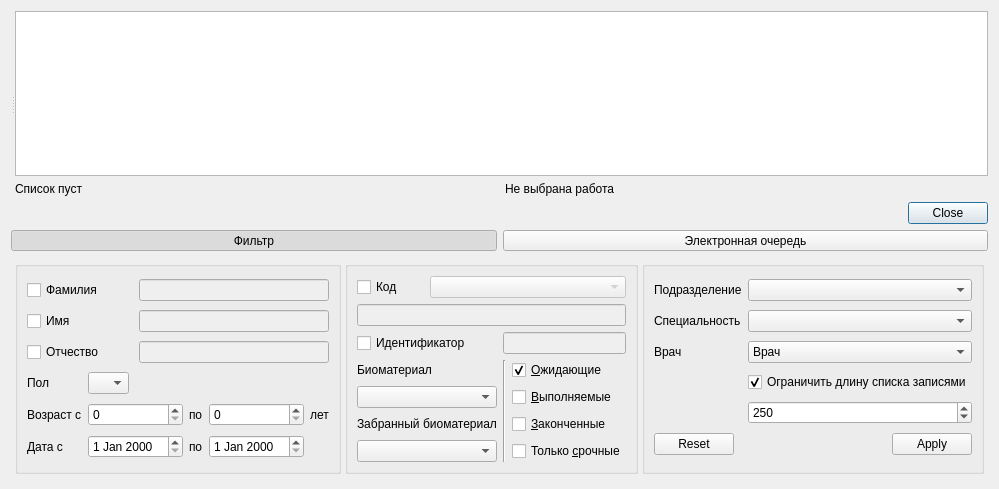
<?xml version="1.0" encoding="UTF-8"?>
<ui version="4.0">
 <class>JobsJournalDialog</class>
 <widget class="QDialog" name="JobsJournalDialog">
  <property name="windowModality">
   <enum>Qt::NonModal</enum>
  </property>
  <property name="geometry">
   <rect>
    <x>0</x>
    <y>0</y>
    <width>897</width>
    <height>489</height>
   </rect>
  </property>
  <property name="sizePolicy">
   <sizepolicy hsizetype="Preferred" vsizetype="MinimumExpanding">
    <horstretch>0</horstretch>
    <verstretch>0</verstretch>
   </sizepolicy>
  </property>
  <property name="windowTitle">
   <string>Журнал процедурного кабинета</string>
  </property>
  <layout class="QVBoxLayout" name="verticalLayout_3">
   <item>
    <widget class="QSplitter" name="splitter_2">
     <property name="orientation">
      <enum>Qt::Horizontal</enum>
     </property>
     <widget class="QWidget" name="pnlFilter" native="true">
      <property name="enabled">
       <bool>true</bool>
      </property>
      <property name="sizePolicy">
       <sizepolicy hsizetype="Preferred" vsizetype="Preferred">
        <horstretch>1</horstretch>
        <verstretch>0</verstretch>
       </sizepolicy>
      </property>
      <layout class="QVBoxLayout" name="verticalLayout">
       <property name="spacing">
        <number>0</number>
       </property>
       <property name="sizeConstraint">
        <enum>QLayout::SetMaximumSize</enum>
       </property>
       <property name="margin">
        <number>0</number>
       </property>
      </layout>
     </widget>
     <widget class="QWidget" name="pnlJobTickets" native="true">
      <property name="sizePolicy">
       <sizepolicy hsizetype="Preferred" vsizetype="Preferred">
        <horstretch>10</horstretch>
        <verstretch>0</verstretch>
       </sizepolicy>
      </property>
      <layout class="QGridLayout" name="gridLayout_4">
       <property name="margin">
        <number>0</number>
       </property>
       <item row="1" column="2">
        <widget class="QLabel" name="lblSuperviseInfo">
         <property name="text">
          <string>Не выбрана работа</string>
         </property>
        </widget>
       </item>
       <item row="1" column="1">
        <widget class="QLabel" name="lblTicketsCount">
         <property name="text">
          <string>Список пуст</string>
         </property>
        </widget>
       </item>
       <item row="0" column="1" colspan="2">
        <widget class="CTableView" name="tblJobTickets">
         <property name="sizePolicy">
          <sizepolicy hsizetype="Expanding" vsizetype="Expanding">
           <horstretch>0</horstretch>
           <verstretch>0</verstretch>
          </sizepolicy>
         </property>
        </widget>
       </item>
      </layout>
     </widget>
    </widget>
   </item>
   <item>
    <widget class="QDialogButtonBox" name="buttonBox">
     <property name="standardButtons">
      <set>QDialogButtonBox::Close</set>
     </property>
    </widget>
   </item>
   <item>
    <layout class="QHBoxLayout" name="horizontalLayout_2">
     <item>
      <widget class="QToolButton" name="btnEnableStaticFilter">
       <property name="sizePolicy">
        <sizepolicy hsizetype="Preferred" vsizetype="Fixed">
         <horstretch>0</horstretch>
         <verstretch>0</verstretch>
        </sizepolicy>
       </property>
       <property name="text">
        <string>Фильтр</string>
       </property>
       <property name="checkable">
        <bool>true</bool>
       </property>
       <property name="checked">
        <bool>true</bool>
       </property>
       <property name="autoExclusive">
        <bool>false</bool>
       </property>
      </widget>
     </item>
     <item>
      <widget class="QToolButton" name="btnEnableEQueue">
       <property name="sizePolicy">
        <sizepolicy hsizetype="Preferred" vsizetype="Fixed">
         <horstretch>0</horstretch>
         <verstretch>0</verstretch>
        </sizepolicy>
       </property>
       <property name="text">
        <string>Электронная очередь</string>
       </property>
       <property name="checkable">
        <bool>true</bool>
       </property>
       <property name="autoExclusive">
        <bool>false</bool>
       </property>
      </widget>
     </item>
    </layout>
   </item>
   <item>
    <widget class="QStackedWidget" name="grpStaticFilter">
     <property name="sizePolicy">
      <sizepolicy hsizetype="Preferred" vsizetype="Fixed">
       <horstretch>0</horstretch>
       <verstretch>0</verstretch>
      </sizepolicy>
     </property>
     <property name="minimumSize">
      <size>
       <width>0</width>
       <height>0</height>
      </size>
     </property>
     <property name="currentIndex">
      <number>0</number>
     </property>
     <widget class="QWidget" name="grpStaticFilterPage1">
      <layout class="QHBoxLayout" name="horizontalLayout">
       <property name="spacing">
        <number>4</number>
       </property>
       <property name="sizeConstraint">
        <enum>QLayout::SetDefaultConstraint</enum>
       </property>
       <property name="margin">
        <number>4</number>
       </property>
       <item>
        <widget class="QGroupBox" name="groupBox_2">
         <layout class="QGridLayout" name="gridLayout_2">
          <item row="0" column="0" colspan="2">
           <widget class="QCheckBox" name="chkClientLastName">
            <property name="text">
             <string>Фамилия</string>
            </property>
           </widget>
          </item>
          <item row="0" column="2" colspan="4">
           <widget class="QLineEdit" name="edtClientLastName">
            <property name="enabled">
             <bool>false</bool>
            </property>
           </widget>
          </item>
          <item row="1" column="0" colspan="2">
           <widget class="QCheckBox" name="chkClientFirstName">
            <property name="text">
             <string>Имя</string>
            </property>
           </widget>
          </item>
          <item row="1" column="2" colspan="4">
           <widget class="QLineEdit" name="edtClientFirstName">
            <property name="enabled">
             <bool>false</bool>
            </property>
           </widget>
          </item>
          <item row="2" column="0" colspan="2">
           <widget class="QCheckBox" name="chkClientPatrName">
            <property name="text">
             <string>Отчество</string>
            </property>
           </widget>
          </item>
          <item row="2" column="2" colspan="4">
           <widget class="QLineEdit" name="edtClientPatrName">
            <property name="enabled">
             <bool>false</bool>
            </property>
           </widget>
          </item>
          <item row="3" column="0">
           <widget class="QLabel" name="lblSex">
            <property name="sizePolicy">
             <sizepolicy hsizetype="Maximum" vsizetype="Preferred">
              <horstretch>0</horstretch>
              <verstretch>0</verstretch>
             </sizepolicy>
            </property>
            <property name="text">
             <string>Пол</string>
            </property>
           </widget>
          </item>
          <item row="3" column="1" colspan="2">
           <widget class="QComboBox" name="cmbSex">
            <property name="sizePolicy">
             <sizepolicy hsizetype="Maximum" vsizetype="Fixed">
              <horstretch>0</horstretch>
              <verstretch>0</verstretch>
             </sizepolicy>
            </property>
            <item>
             <property name="text">
              <string/>
             </property>
            </item>
            <item>
             <property name="text">
              <string>М</string>
             </property>
            </item>
            <item>
             <property name="text">
              <string>Ж</string>
             </property>
            </item>
           </widget>
          </item>
          <item row="4" column="0">
           <widget class="QLabel" name="lblAge">
            <property name="sizePolicy">
             <sizepolicy hsizetype="Maximum" vsizetype="Preferred">
              <horstretch>0</horstretch>
              <verstretch>0</verstretch>
             </sizepolicy>
            </property>
            <property name="text">
             <string>Возраст с</string>
            </property>
           </widget>
          </item>
          <item row="4" column="1" colspan="2">
           <widget class="QSpinBox" name="edtAgeFrom">
            <property name="sizePolicy">
             <sizepolicy hsizetype="Preferred" vsizetype="Fixed">
              <horstretch>0</horstretch>
              <verstretch>0</verstretch>
             </sizepolicy>
            </property>
            <property name="maximum">
             <number>150</number>
            </property>
           </widget>
          </item>
          <item row="4" column="3">
           <widget class="QLabel" name="lblAgeTo">
            <property name="text">
             <string>по</string>
            </property>
           </widget>
          </item>
          <item row="4" column="4">
           <widget class="QSpinBox" name="edtAgeTo">
            <property name="sizePolicy">
             <sizepolicy hsizetype="Preferred" vsizetype="Fixed">
              <horstretch>0</horstretch>
              <verstretch>0</verstretch>
             </sizepolicy>
            </property>
            <property name="maximum">
             <number>150</number>
            </property>
           </widget>
          </item>
          <item row="4" column="5">
           <widget class="QLabel" name="lblAgeYears">
            <property name="text">
             <string>лет</string>
            </property>
           </widget>
          </item>
          <item row="5" column="0">
           <widget class="QLabel" name="lblDateRangeFrom">
            <property name="enabled">
             <bool>true</bool>
            </property>
            <property name="text">
             <string>Дата с</string>
            </property>
           </widget>
          </item>
          <item row="5" column="1" colspan="2">
           <widget class="CDateEdit" name="edtDateRangeFrom">
            <property name="enabled">
             <bool>true</bool>
            </property>
           </widget>
          </item>
          <item row="5" column="3">
           <widget class="QLabel" name="lblDateRangeTo">
            <property name="enabled">
             <bool>true</bool>
            </property>
            <property name="text">
             <string>по</string>
            </property>
           </widget>
          </item>
          <item row="5" column="4">
           <widget class="CDateEdit" name="edtDateRangeTo">
            <property name="enabled">
             <bool>true</bool>
            </property>
           </widget>
          </item>
         </layout>
        </widget>
       </item>
       <item>
        <widget class="QGroupBox" name="groupBox_3">
         <property name="title">
          <string/>
         </property>
         <layout class="QGridLayout" name="gridLayout">
          <item row="0" column="0">
           <widget class="QCheckBox" name="chkClientId">
            <property name="sizePolicy">
             <sizepolicy hsizetype="Minimum" vsizetype="Fixed">
              <horstretch>0</horstretch>
              <verstretch>0</verstretch>
             </sizepolicy>
            </property>
            <property name="text">
             <string>Код</string>
            </property>
           </widget>
          </item>
          <item row="0" column="1" colspan="3">
           <widget class="CRBComboBox" name="cmbClientAccountingSystem">
            <property name="enabled">
             <bool>false</bool>
            </property>
            <property name="sizePolicy">
             <sizepolicy hsizetype="Preferred" vsizetype="Fixed">
              <horstretch>0</horstretch>
              <verstretch>0</verstretch>
             </sizepolicy>
            </property>
           </widget>
          </item>
          <item row="1" column="0" colspan="4">
           <widget class="QLineEdit" name="edtClientId">
            <property name="enabled">
             <bool>false</bool>
            </property>
            <property name="inputMask">
             <string/>
            </property>
            <property name="maxLength">
             <number>32767</number>
            </property>
           </widget>
          </item>
          <item row="2" column="0" colspan="2">
           <widget class="QCheckBox" name="chkJobTicketId">
            <property name="text">
             <string>Идентификатор</string>
            </property>
           </widget>
          </item>
          <item row="2" column="2" colspan="2">
           <widget class="QLineEdit" name="edtJobTicketId">
            <property name="enabled">
             <bool>false</bool>
            </property>
           </widget>
          </item>
          <item row="3" column="0" colspan="2">
           <widget class="QLabel" name="lblTissueType">
            <property name="text">
             <string>Биоматериал</string>
            </property>
           </widget>
          </item>
          <item row="3" column="2" rowspan="4">
           <widget class="Line" name="line">
            <property name="orientation">
             <enum>Qt::Vertical</enum>
            </property>
           </widget>
          </item>
          <item row="3" column="3">
           <widget class="QCheckBox" name="chkAwaiting">
            <property name="sizePolicy">
             <sizepolicy hsizetype="Preferred" vsizetype="Minimum">
              <horstretch>0</horstretch>
              <verstretch>0</verstretch>
             </sizepolicy>
            </property>
            <property name="text">
             <string>&amp;Ожидающие</string>
            </property>
            <property name="checked">
             <bool>true</bool>
            </property>
           </widget>
          </item>
          <item row="4" column="0" colspan="2">
           <widget class="CRBComboBox" name="cmbTissueType"/>
          </item>
          <item row="4" column="3">
           <widget class="QCheckBox" name="chkInProgress">
            <property name="sizePolicy">
             <sizepolicy hsizetype="Preferred" vsizetype="Minimum">
              <horstretch>0</horstretch>
              <verstretch>0</verstretch>
             </sizepolicy>
            </property>
            <property name="autoFillBackground">
             <bool>false</bool>
            </property>
            <property name="text">
             <string>&amp;Выполняемые</string>
            </property>
           </widget>
          </item>
          <item row="5" column="0" colspan="2">
           <widget class="QLabel" name="lblTakenTissueType">
            <property name="text">
             <string>Забранный биоматериал</string>
            </property>
           </widget>
          </item>
          <item row="5" column="3">
           <widget class="QCheckBox" name="chkDone">
            <property name="sizePolicy">
             <sizepolicy hsizetype="Preferred" vsizetype="Minimum">
              <horstretch>0</horstretch>
              <verstretch>0</verstretch>
             </sizepolicy>
            </property>
            <property name="text">
             <string>&amp;Законченные</string>
            </property>
           </widget>
          </item>
          <item row="6" column="0" colspan="2">
           <widget class="CRBComboBox" name="cmbTakenTissueType"/>
          </item>
          <item row="6" column="3">
           <widget class="QCheckBox" name="chkOnlyUrgent">
            <property name="text">
             <string>Только &amp;срочные</string>
            </property>
           </widget>
          </item>
         </layout>
        </widget>
       </item>
       <item>
        <widget class="QGroupBox" name="groupBox_4">
         <property name="sizePolicy">
          <sizepolicy hsizetype="Preferred" vsizetype="Preferred">
           <horstretch>0</horstretch>
           <verstretch>0</verstretch>
          </sizepolicy>
         </property>
         <property name="title">
          <string/>
         </property>
         <layout class="QGridLayout" name="gridLayout_3">
          <item row="0" column="0">
           <widget class="QLabel" name="lblOrgStructure">
            <property name="sizePolicy">
             <sizepolicy hsizetype="Maximum" vsizetype="Preferred">
              <horstretch>0</horstretch>
              <verstretch>0</verstretch>
             </sizepolicy>
            </property>
            <property name="text">
             <string>Подразделение</string>
            </property>
           </widget>
          </item>
          <item row="0" column="1">
           <widget class="COrgStructureComboBox" name="cmbOrgStructure"/>
          </item>
          <item row="1" column="0">
           <widget class="QLabel" name="lblSpeciality">
            <property name="text">
             <string>Специальность</string>
            </property>
           </widget>
          </item>
          <item row="1" column="1">
           <widget class="CRBComboBox" name="cmbSpeciality">
            <property name="whatsThis">
             <string>&lt;html&gt;&lt;head&gt;&lt;meta name=&quot;qrichtext&quot; content=&quot;1&quot; /&gt;&lt;style type=&quot;text/css&quot;&gt;
p, li { white-space: pre-wrap; }
&lt;/style&gt;&lt;/head&gt;&lt;body style=&quot; font-family:'MS Shell Dlg 2'; font-size:8.25pt; font-weight:400; font-style:normal;&quot;&gt;
&lt;p style=&quot;-qt-paragraph-type:empty; margin-top:0px; margin-bottom:0px; margin-left:0px; margin-right:0px; -qt-block-indent:0; text-indent:0px;&quot;&gt;&lt;/p&gt;&lt;/body&gt;&lt;/html&gt;</string>
            </property>
           </widget>
          </item>
          <item row="2" column="0">
           <widget class="QLabel" name="lblPerson">
            <property name="sizePolicy">
             <sizepolicy hsizetype="Maximum" vsizetype="Preferred">
              <horstretch>0</horstretch>
              <verstretch>0</verstretch>
             </sizepolicy>
            </property>
            <property name="text">
             <string>Врач</string>
            </property>
           </widget>
          </item>
          <item row="2" column="1">
           <widget class="CPersonComboBoxEx" name="cmbPerson">
            <item>
             <property name="text">
              <string>Врач</string>
             </property>
            </item>
           </widget>
          </item>
          <item row="3" column="1">
           <widget class="QCheckBox" name="chkFilterListLength">
            <property name="enabled">
             <bool>true</bool>
            </property>
            <property name="text">
             <string>Ограничить длину списка записями</string>
            </property>
            <property name="checked">
             <bool>true</bool>
            </property>
           </widget>
          </item>
          <item row="4" column="1">
           <widget class="QSpinBox" name="edtFilterListLength">
            <property name="maximum">
             <number>1000000000</number>
            </property>
            <property name="value">
             <number>250</number>
            </property>
           </widget>
          </item>
          <item row="5" column="0" colspan="2">
           <widget class="CApplyResetDialogButtonBox" name="buttonBoxFilter">
            <property name="orientation">
             <enum>Qt::Horizontal</enum>
            </property>
            <property name="standardButtons">
             <set>QDialogButtonBox::Apply|QDialogButtonBox::Reset</set>
            </property>
           </widget>
          </item>
         </layout>
        </widget>
       </item>
      </layout>
     </widget>
     <widget class="QWidget" name="grbEQueueControlWidget">
      <layout class="QGridLayout" name="gridLayout_5">
       <item row="0" column="0">
        <widget class="CEQControlWidget" name="eqControlWidget" native="true"/>
       </item>
      </layout>
     </widget>
    </widget>
   </item>
  </layout>
 </widget>
 <customwidgets>
  <customwidget>
   <class>CPersonComboBoxEx</class>
   <extends>QComboBox</extends>
   <header>Orgs/PersonComboBoxEx.h</header>
  </customwidget>
  <customwidget>
   <class>CRBComboBox</class>
   <extends>QComboBox</extends>
   <header>library/crbcombobox.h</header>
  </customwidget>
  <customwidget>
   <class>CTableView</class>
   <extends>QTableView</extends>
   <header>library/TableView.h</header>
  </customwidget>
  <customwidget>
   <class>CDateEdit</class>
   <extends>QDateEdit</extends>
   <header>library/DateEdit.h</header>
  </customwidget>
  <customwidget>
   <class>COrgStructureComboBox</class>
   <extends>QComboBox</extends>
   <header>Orgs/OrgStructComboBoxes</header>
  </customwidget>
  <customwidget>
   <class>CApplyResetDialogButtonBox</class>
   <extends>QDialogButtonBox</extends>
   <header>library/DialogButtonBox.h</header>
  </customwidget>
  <customwidget>
   <class>CEQControlWidget</class>
   <extends>QWidget</extends>
   <header>library/ElectronicQueue/EQControl.h</header>
   <container>1</container>
  </customwidget>
 </customwidgets>
 <tabstops>
  <tabstop>chkClientLastName</tabstop>
  <tabstop>edtClientLastName</tabstop>
  <tabstop>chkClientFirstName</tabstop>
  <tabstop>edtClientFirstName</tabstop>
  <tabstop>chkClientPatrName</tabstop>
  <tabstop>edtClientPatrName</tabstop>
  <tabstop>cmbSex</tabstop>
  <tabstop>edtAgeFrom</tabstop>
  <tabstop>edtAgeTo</tabstop>
  <tabstop>edtDateRangeFrom</tabstop>
  <tabstop>edtDateRangeTo</tabstop>
  <tabstop>chkClientId</tabstop>
  <tabstop>cmbClientAccountingSystem</tabstop>
  <tabstop>edtClientId</tabstop>
  <tabstop>chkJobTicketId</tabstop>
  <tabstop>edtJobTicketId</tabstop>
  <tabstop>cmbTissueType</tabstop>
  <tabstop>cmbTakenTissueType</tabstop>
  <tabstop>chkAwaiting</tabstop>
  <tabstop>chkInProgress</tabstop>
  <tabstop>chkDone</tabstop>
  <tabstop>chkOnlyUrgent</tabstop>
  <tabstop>cmbOrgStructure</tabstop>
  <tabstop>cmbSpeciality</tabstop>
  <tabstop>cmbPerson</tabstop>
  <tabstop>chkFilterListLength</tabstop>
  <tabstop>edtFilterListLength</tabstop>
  <tabstop>buttonBoxFilter</tabstop>
  <tabstop>btnEnableStaticFilter</tabstop>
  <tabstop>btnEnableEQueue</tabstop>
  <tabstop>tblJobTickets</tabstop>
  <tabstop>buttonBox</tabstop>
 </tabstops>
 <resources/>
 <connections>
  <connection>
   <sender>buttonBox</sender>
   <signal>rejected()</signal>
   <receiver>JobsJournalDialog</receiver>
   <slot>reject()</slot>
   <hints>
    <hint type="sourcelabel">
     <x>786</x>
     <y>803</y>
    </hint>
    <hint type="destinationlabel">
     <x>801</x>
     <y>728</y>
    </hint>
   </hints>
  </connection>
  <connection>
   <sender>chkClientId</sender>
   <signal>clicked(bool)</signal>
   <receiver>edtClientId</receiver>
   <slot>setEnabled(bool)</slot>
   <hints>
    <hint type="sourcelabel">
     <x>68</x>
     <y>160</y>
    </hint>
    <hint type="destinationlabel">
     <x>158</x>
     <y>199</y>
    </hint>
   </hints>
  </connection>
  <connection>
   <sender>chkClientId</sender>
   <signal>clicked(bool)</signal>
   <receiver>cmbClientAccountingSystem</receiver>
   <slot>setEnabled(bool)</slot>
   <hints>
    <hint type="sourcelabel">
     <x>68</x>
     <y>160</y>
    </hint>
    <hint type="destinationlabel">
     <x>243</x>
     <y>162</y>
    </hint>
   </hints>
  </connection>
  <connection>
   <sender>chkClientLastName</sender>
   <signal>toggled(bool)</signal>
   <receiver>edtClientLastName</receiver>
   <slot>setEnabled(bool)</slot>
   <hints>
    <hint type="sourcelabel">
     <x>58</x>
     <y>312</y>
    </hint>
    <hint type="destinationlabel">
     <x>210</x>
     <y>312</y>
    </hint>
   </hints>
  </connection>
  <connection>
   <sender>chkClientFirstName</sender>
   <signal>toggled(bool)</signal>
   <receiver>edtClientFirstName</receiver>
   <slot>setEnabled(bool)</slot>
   <hints>
    <hint type="sourcelabel">
     <x>58</x>
     <y>338</y>
    </hint>
    <hint type="destinationlabel">
     <x>210</x>
     <y>338</y>
    </hint>
   </hints>
  </connection>
  <connection>
   <sender>chkClientPatrName</sender>
   <signal>toggled(bool)</signal>
   <receiver>edtClientPatrName</receiver>
   <slot>setEnabled(bool)</slot>
   <hints>
    <hint type="sourcelabel">
     <x>58</x>
     <y>364</y>
    </hint>
    <hint type="destinationlabel">
     <x>210</x>
     <y>364</y>
    </hint>
   </hints>
  </connection>
  <connection>
   <sender>chkJobTicketId</sender>
   <signal>toggled(bool)</signal>
   <receiver>edtJobTicketId</receiver>
   <slot>setEnabled(bool)</slot>
   <hints>
    <hint type="sourcelabel">
     <x>405</x>
     <y>364</y>
    </hint>
    <hint type="destinationlabel">
     <x>552</x>
     <y>364</y>
    </hint>
   </hints>
  </connection>
  <connection>
   <sender>chkFilterListLength</sender>
   <signal>toggled(bool)</signal>
   <receiver>edtFilterListLength</receiver>
   <slot>setEnabled(bool)</slot>
   <hints>
    <hint type="sourcelabel">
     <x>864</x>
     <y>388</y>
    </hint>
    <hint type="destinationlabel">
     <x>864</x>
     <y>415</y>
    </hint>
   </hints>
  </connection>
 </connections>
</ui>
